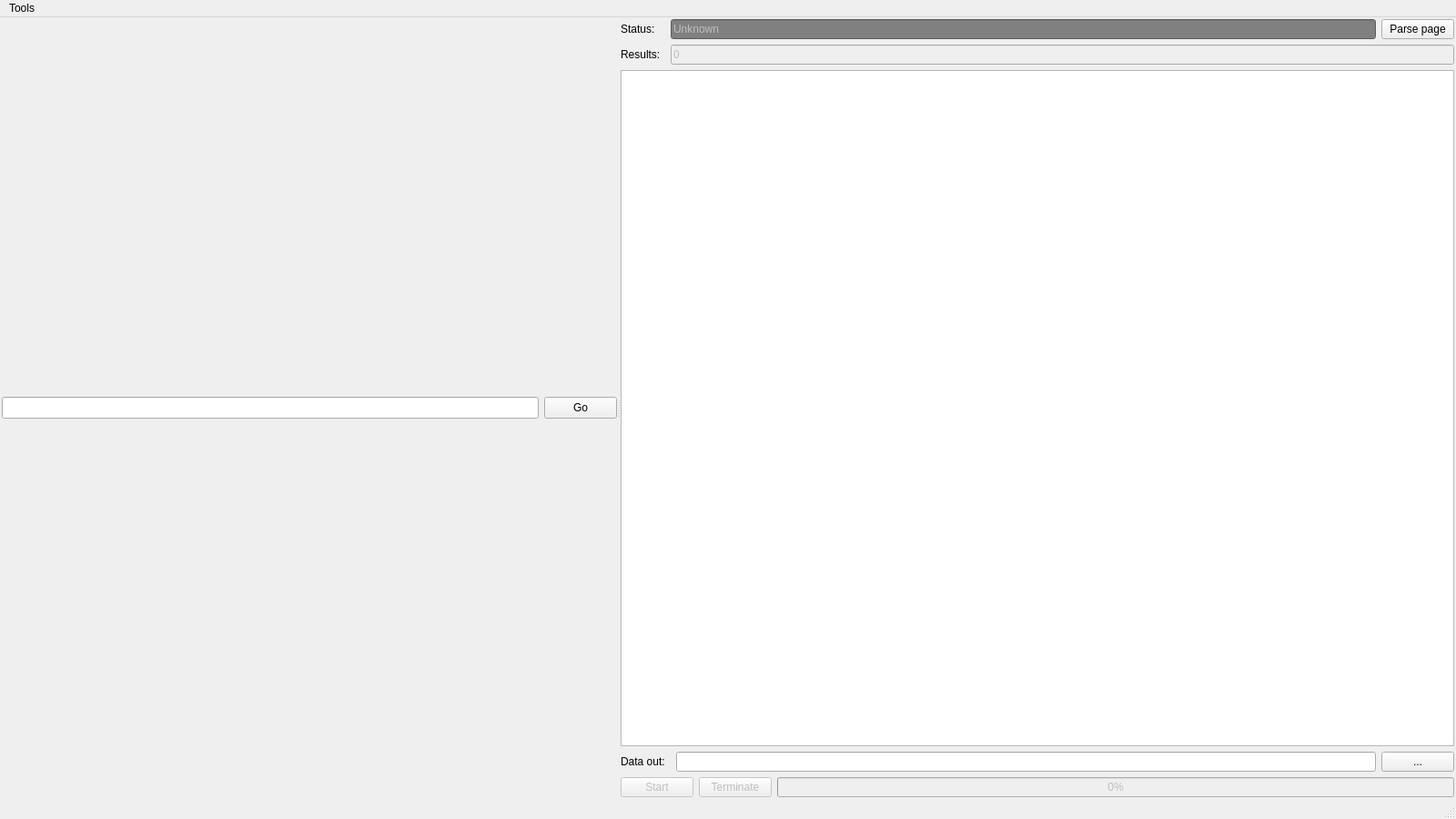
<?xml version="1.0" encoding="UTF-8"?>
<ui version="4.0">
 <class>MainWindow</class>
 <widget class="QMainWindow" name="MainWindow">
  <property name="geometry">
   <rect>
    <x>0</x>
    <y>0</y>
    <width>1600</width>
    <height>900</height>
   </rect>
  </property>
  <property name="minimumSize">
   <size>
    <width>640</width>
    <height>480</height>
   </size>
  </property>
  <property name="windowTitle">
   <string>Ebay Scraper</string>
  </property>
  <widget class="QWidget" name="centralwidget">
   <layout class="QGridLayout" name="gridLayout">
    <property name="leftMargin">
     <number>2</number>
    </property>
    <property name="topMargin">
     <number>2</number>
    </property>
    <property name="rightMargin">
     <number>2</number>
    </property>
    <property name="bottomMargin">
     <number>2</number>
    </property>
    <item row="0" column="0">
     <widget class="QSplitter" name="splitter">
      <property name="sizePolicy">
       <sizepolicy hsizetype="Expanding" vsizetype="Preferred">
        <horstretch>0</horstretch>
        <verstretch>0</verstretch>
       </sizepolicy>
      </property>
      <property name="orientation">
       <enum>Qt::Horizontal</enum>
      </property>
      <widget class="QWidget" name="gridLayoutWidget">
       <layout class="QGridLayout" name="rootGridLayout" rowstretch="0,1,10">
        <property name="rightMargin">
         <number>0</number>
        </property>
        <item row="1" column="0">
         <layout class="QHBoxLayout" name="urlBarLayout">
          <property name="sizeConstraint">
           <enum>QLayout::SetDefaultConstraint</enum>
          </property>
          <item>
           <widget class="QLineEdit" name="urlLineEdit">
            <property name="sizePolicy">
             <sizepolicy hsizetype="Expanding" vsizetype="Minimum">
              <horstretch>0</horstretch>
              <verstretch>0</verstretch>
             </sizepolicy>
            </property>
            <property name="minimumSize">
             <size>
              <width>0</width>
              <height>0</height>
             </size>
            </property>
            <property name="maximumSize">
             <size>
              <width>16777215</width>
              <height>24</height>
             </size>
            </property>
           </widget>
          </item>
          <item>
           <widget class="QPushButton" name="urlGoButton">
            <property name="sizePolicy">
             <sizepolicy hsizetype="Minimum" vsizetype="Minimum">
              <horstretch>0</horstretch>
              <verstretch>0</verstretch>
             </sizepolicy>
            </property>
            <property name="maximumSize">
             <size>
              <width>16777215</width>
              <height>24</height>
             </size>
            </property>
            <property name="text">
             <string>Go</string>
            </property>
           </widget>
          </item>
         </layout>
        </item>
        <item row="2" column="0">
         <layout class="QVBoxLayout" name="rootVerticalLayout"/>
        </item>
       </layout>
      </widget>
      <widget class="QWidget" name="gridLayoutWidget_2">
       <layout class="QGridLayout" name="sidebarGridLayout" columnstretch="0,0,0,0">
        <property name="rightMargin">
         <number>0</number>
        </property>
        <item row="0" column="3">
         <widget class="QPushButton" name="parsePageButton">
          <property name="text">
           <string>Parse page</string>
          </property>
         </widget>
        </item>
        <item row="3" column="0">
         <widget class="QLabel" name="dataFilePathLabel">
          <property name="text">
           <string>Data out:</string>
          </property>
         </widget>
        </item>
        <item row="2" column="0" colspan="4">
         <widget class="QPlainTextEdit" name="console">
          <property name="enabled">
           <bool>true</bool>
          </property>
          <property name="font">
           <font>
            <family>Ubuntu Mono</family>
           </font>
          </property>
          <property name="plainText">
           <string/>
          </property>
          <property name="textInteractionFlags">
           <set>Qt::TextSelectableByKeyboard|Qt::TextSelectableByMouse</set>
          </property>
         </widget>
        </item>
        <item row="0" column="0">
         <widget class="QLabel" name="statusLabel">
          <property name="text">
           <string>Status:</string>
          </property>
         </widget>
        </item>
        <item row="1" column="0">
         <widget class="QLabel" name="resultCountLabel">
          <property name="text">
           <string>Results:</string>
          </property>
         </widget>
        </item>
        <item row="4" column="0" colspan="4">
         <layout class="QHBoxLayout" name="bottomLayout">
          <property name="topMargin">
           <number>0</number>
          </property>
          <item>
           <widget class="QPushButton" name="startButton">
            <property name="enabled">
             <bool>false</bool>
            </property>
            <property name="text">
             <string>Start</string>
            </property>
           </widget>
          </item>
          <item>
           <widget class="QPushButton" name="terminateButton">
            <property name="enabled">
             <bool>false</bool>
            </property>
            <property name="text">
             <string>Terminate</string>
            </property>
           </widget>
          </item>
          <item>
           <widget class="QProgressBar" name="progressBar">
            <property name="enabled">
             <bool>false</bool>
            </property>
            <property name="value">
             <number>0</number>
            </property>
            <property name="textVisible">
             <bool>true</bool>
            </property>
            <property name="format">
             <string>%p%</string>
            </property>
           </widget>
          </item>
         </layout>
        </item>
        <item row="1" column="1" colspan="3">
         <widget class="QLineEdit" name="resultCountLineEdit">
          <property name="enabled">
           <bool>false</bool>
          </property>
          <property name="text">
           <string>0</string>
          </property>
         </widget>
        </item>
        <item row="0" column="1" colspan="2">
         <widget class="QLineEdit" name="statusLineEdit">
          <property name="enabled">
           <bool>false</bool>
          </property>
          <property name="sizePolicy">
           <sizepolicy hsizetype="Expanding" vsizetype="Fixed">
            <horstretch>0</horstretch>
            <verstretch>0</verstretch>
           </sizepolicy>
          </property>
          <property name="styleSheet">
           <string notr="true">background-color: gray;</string>
          </property>
          <property name="text">
           <string>Unknown</string>
          </property>
         </widget>
        </item>
        <item row="3" column="3">
         <widget class="QPushButton" name="dataFilePathButton">
          <property name="text">
           <string>...</string>
          </property>
         </widget>
        </item>
        <item row="3" column="2">
         <widget class="QLineEdit" name="dataFilePathLineEdit"/>
        </item>
       </layout>
      </widget>
     </widget>
    </item>
   </layout>
  </widget>
  <widget class="QMenuBar" name="menubar">
   <property name="geometry">
    <rect>
     <x>0</x>
     <y>0</y>
     <width>1600</width>
     <height>22</height>
    </rect>
   </property>
   <widget class="QMenu" name="menu_tools">
    <property name="title">
     <string>Tools</string>
    </property>
    <addaction name="action_cleanup"/>
   </widget>
   <addaction name="menu_tools"/>
  </widget>
  <widget class="QStatusBar" name="statusbar"/>
  <action name="action_cleanup">
   <property name="text">
    <string>Cleanup/currency converter</string>
   </property>
  </action>
  <action name="action_currencyConverter">
   <property name="text">
    <string>Currency converter</string>
   </property>
  </action>
 </widget>
 <resources/>
 <connections/>
</ui>
